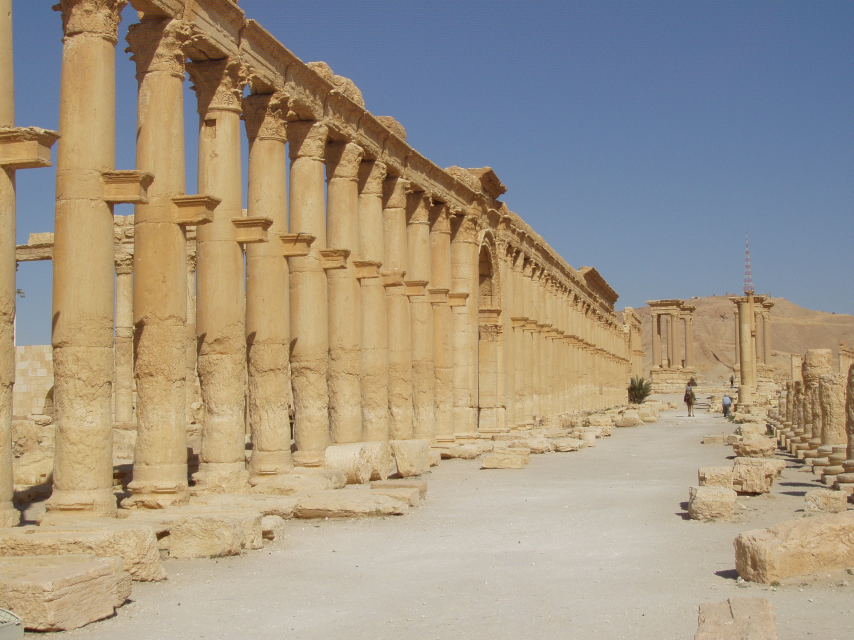
#> input picture 115200.jpg, 2560 x 1920 px (shown at 1/3 size); its folder holds 3 pictures in this run; the run also reads 1 picture not shown here
$ python main.py
#> lines starting #> are read from the running program, lines starting #| are printed output that depends on the picture
### imageRetrieval.py
# Image retrieval system
import numpy as np
import cv2 as cv


# get bag_of_words (bow)
def getBOW(img_paths):
    bowList = []
    imageList = []
    _flag = 0
    for path in img_paths:
        img = cv.imread(path)
#> img is the input picture: shape (1920, 2560, 3); mean B, G, R 133.2, 151, 162.7
        imageList.append(img)
        gray = cv.cvtColor(img, cv.COLOR_BGR2GRAY)
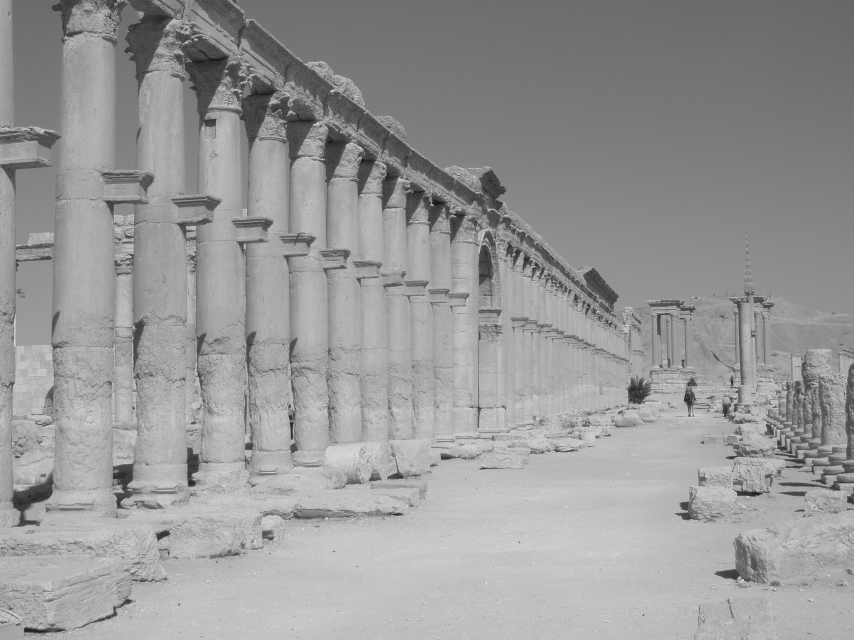
#> gray: shape (1920, 2560) (shown at 1/3 size); min 3, max 254, mean 152.5
        sift = cv.xfeatures2d.SIFT_create()
        kp, des = sift.detectAndCompute(gray, None)
#> kp = 18734 keypoints; strongest (x, y, size): (1719, 825, 1.9), (1913, 1178, 42.4), (1930, 1845, 3.1), (574, 1449, 15.1)
        # img = cv.drawKeypoints(gray, kp, img)
        descriptors = np.array(des)
        bowList.append(descriptors)
        if _flag == 0:
            bow = descriptors
            _flag = _flag+1
        else:
            bow = np.vstack((bow, descriptors))
#> pass 2 of the loop in getBOW, `for path in img_paths:`:
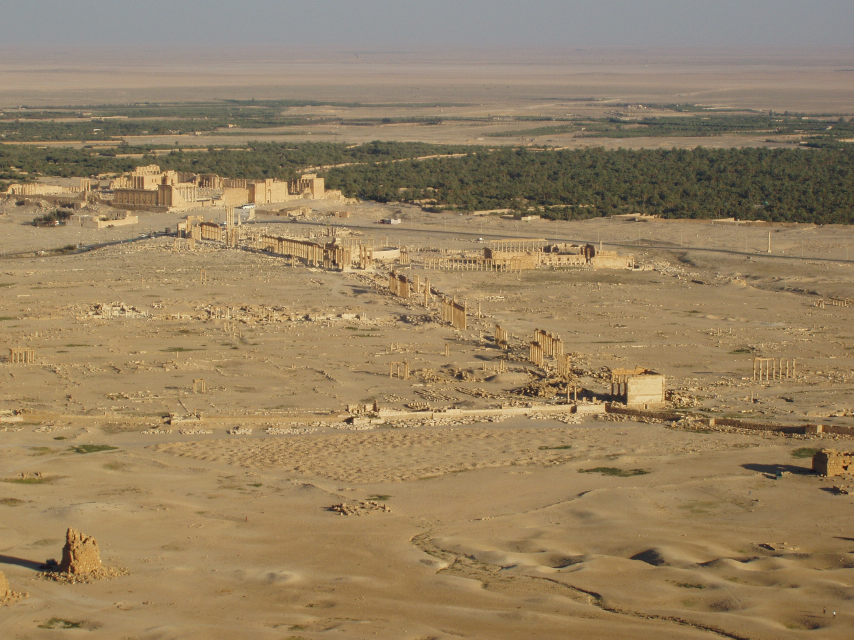
#> input picture 115301.jpg, 2560 x 1920 px (shown at 1/3 size)
#> in getBOW, img is the input picture: shape (1920, 2560, 3); mean B, G, R 97.1, 129.2, 150.2
#> in getBOW, `gray = cv.cvtColor(img, cv.COLOR_BGR2GRAY)`:
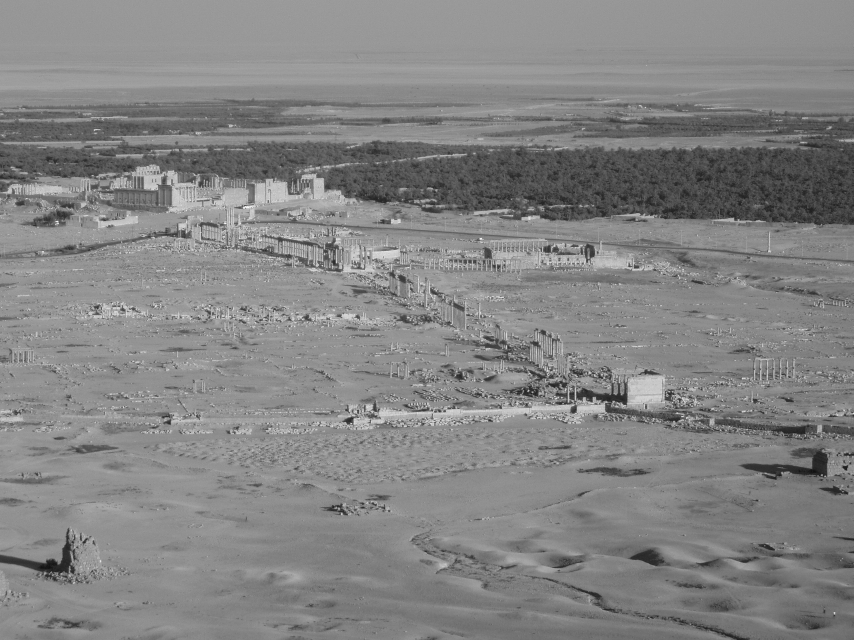
#> gray: shape (1920, 2560) (shown at 1/3 size); min 7, max 253, mean 131.8
#> kp = 28521 keypoints; strongest (x, y, size): (1585, 1172, 4), (967, 796, 2.5), (1456, 1193, 2.1), (990, 1240, 2.1)
#> pass 3 of the loop in getBOW, `for path in img_paths:`:
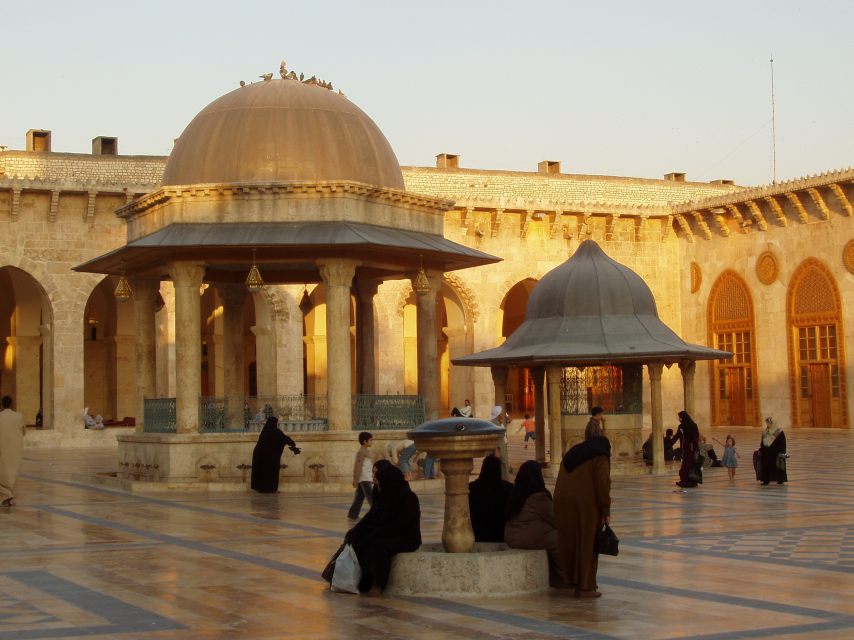
#> input picture 115602.jpg, 2560 x 1920 px (shown at 1/3 size)
#> in getBOW, img is the input picture: shape (1920, 2560, 3); mean B, G, R 98.3, 126.9, 149.7
#> in getBOW, `gray = cv.cvtColor(img, cv.COLOR_BGR2GRAY)`:
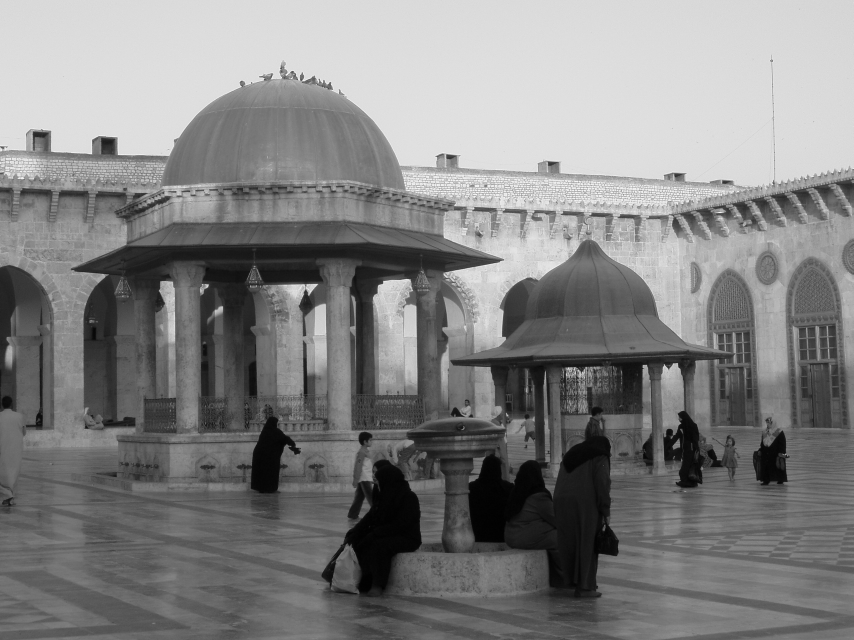
#> gray: shape (1920, 2560) (shown at 1/3 size); min 0, max 255, mean 130.5
#> kp = 15409 keypoints; strongest (x, y, size): (1758, 1102, 2.5), (1698, 1104, 2), (780, 230, 2.6), (321, 437, 40.5)
    return bow, bowList, imageList


def cluster(k, bagOfWords):
    criteria = (cv.TERM_CRITERIA_EPS + cv.TERM_CRITERIA_MAX_ITER, 10, 1.0)
    ret, label, center = cv.kmeans(bagOfWords, k, None, criteria, 10, cv.KMEANS_RANDOM_CENTERS)
    return center


def represent(clust_rep, k):
    vector = np.zeros(k)
    for idx in range(k):
        for num in clust_rep:
            if (num-1) == idx:
                vector[idx] = vector[idx]+1
    return vector


def transform(centers, k, bowList):
    numImage = len(bowList)
    img_rep = np.zeros([numImage, k])
    # transform image into vector representaion one by one
    for i in range(numImage):
        img = bowList[i]
        clustRep = np.zeros([img.shape[0]])
        for idx in range(img.shape[0]):
            distance = np.zeros(k)
            for c in range(k):
                distance[c] = np.linalg.norm(img[idx]-centers[c])
            clustRep[idx] = np.argmin(distance)
        img_rep[i] = represent(clustRep, k)
    return img_rep


def compare(target, imageSet):
    similarity = np.zeros(imageSet.shape[0])
    for idx in range(imageSet.shape[0]):
        similarity[idx] = np.linalg.norm(target-imageSet[idx])
    index = np.argmin(similarity)
    return index


# [28 lines left out: functions invert, candidIndex, findCandid, not called in this run]


def nonZeroidx(array):
    return [index for index in range(len(array)) if array[index] != 0]

### main.py
import imageRetrieval as IR
import numpy as np
import matplotlib.pyplot as plt
import glob
print('hello python!')

# ----------------------Representing trainig images-----------------
# set the path of images
image_path = '*.jpg'
img_paths = glob.glob(image_path)

# print(img_paths)
# get_bag_of_words
bow, bowList, imageList = IR.getBOW(img_paths)
#> bowList = 3 items; imageList = 3 items

# clustering the bag_of_words with k centroids
k = 5
centers = IR.cluster(k, bow)
#> in cluster, `ret, label, center = cv.kmeans(bagOfWords, k, None, criteria, 10, cv.K..`: ret = 6.76e+09


# transform the representation of images into vectors
img_rep = IR.transform(centers, k, bowList)
#> in transform, `numImage = len(bowList)`: numImage = 3
#> after the loop in transform, `for i in range(numImage):`: img_rep = [[2457, 3955, 3561, 4616, 0], [4257, 3025, 4809, 9050, 0], [2689, 4520, 1897, 3070, 0]]
print('img_rep.shape: ', img_rep.shape)
#| img_rep.shape:  (3, 5)


# ----------------------Representing test image-----------------
testImage_path = '115602.jpg'
testImg_paths = glob.glob(testImage_path)
tbow, tbowList, timageList = IR.getBOW(testImg_paths)
#> tbowList = 1 item; timageList = 1 item
testimg_rep = IR.transform(centers, k, tbowList)
#> testimg_rep = [[2689, 4520, 1897, 3070, 0]]

# ----------------------Retrieving target image-----------------
index = IR.compare(testimg_rep, img_rep)
#> after the loop in compare, `for idx in range(imageSet.shape[0]):`: similarity = [2352, 6995.3, 0]
#> in compare, `index = np.argmin(similarity)`: index = 2
#> index = 2
print('retrieval result: ')
print(img_paths[index])
#| 115602.jpg
